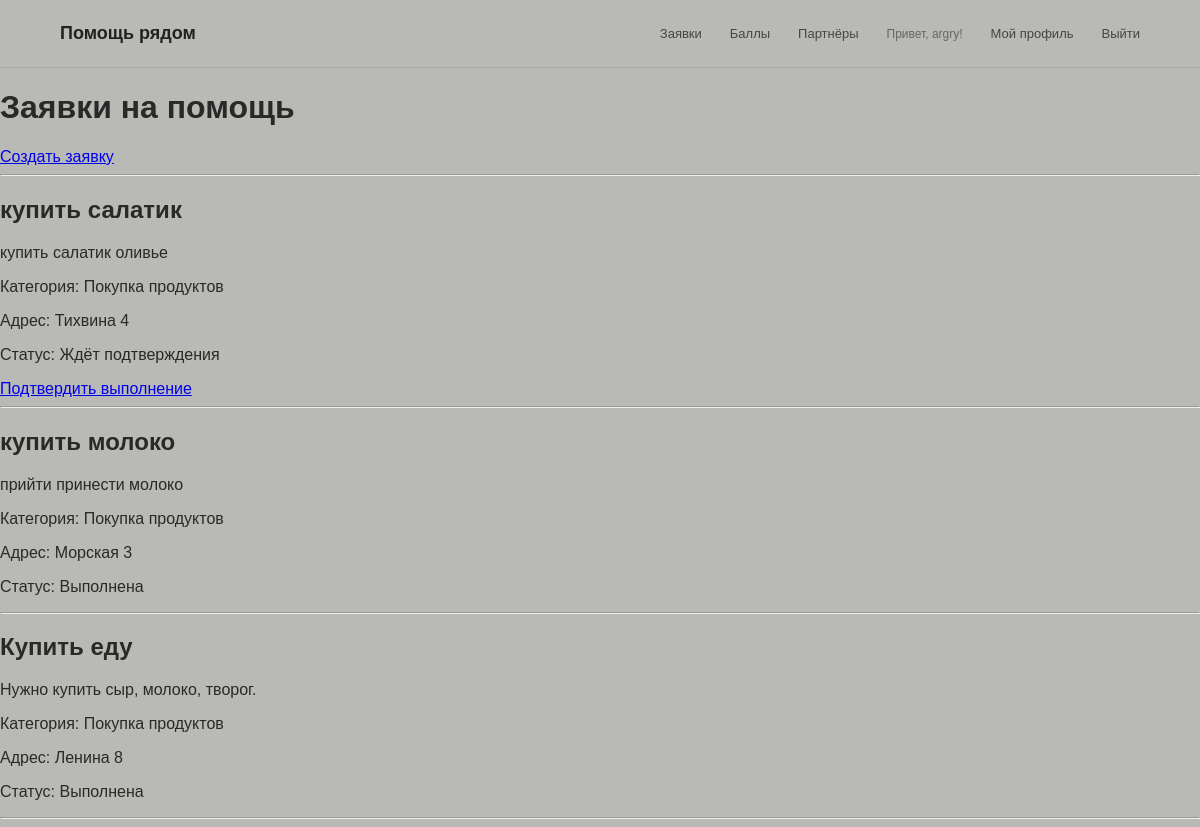
/requests/ (signed in), run on the app's committed database.
### users/models.py (models this page shows)
class User(AbstractUser):
    class Role(models.TextChoices):
        PENSIONER = "pensioner", "Пенсионер"
        VOLUNTEER = "volunteer", "Волонтёр"
        PARTNER = "partner", "Партнёр"
        ADMIN = "admin", "Администратор"
    role = models.CharField(
        max_length=20,
        choices=Role.choices,
        default=Role.PENSIONER,
    )

### requests/models.py (models this page shows, shortened)
class HelpRequest(models.Model):
    class Category(models.TextChoices):
        PRODUCTS = "products", "Покупка продуктов"
        MEDICINES = "medicines", "Покупка лекарств"
        HOME = "home", "Помощь по дому"
        ACCOMPANIMENT = "accompaniment", "Сопровождение"
        TECH = "tech", "Помощь с техникой"
        COMMUNICATION = "communication", "Общение"
        OTHER = "other", "Другое"
    class Status(models.TextChoices):
        OPEN = "open", "Открыта"
        IN_PROGRESS = "in_progress", "В работе"
        COMPLETED = "completed", "Выполнена"
        CANCELLED = "cancelled", "Отменена"
    pensioner = models.ForeignKey(
        settings.AUTH_USER_MODEL,
        on_delete=models.CASCADE,
        related_name="help_requests",
    )
    title = models.CharField(max_length=200)
    description = models.TextField()
    category = models.CharField(
        max_length=30,
        choices=Category.choices,
    )
    address = models.CharField(max_length=255)
    status = models.CharField(
        max_length=20,
        choices=Status.choices,
        default=Status.OPEN,
    )
    created_at = models.DateTimeField(auto_now_add=True)
    completed_at = models.DateTimeField(
        null=True,
        blank=True,
    )

### requests/views.py (the view, shortened to what this page needs)
# urls.py: path("", request_list, name="request_list"),
def request_list(request):
    waiting_confirmation_ids = set()
    waiting_confirmation_requests = HelpRequest.objects.none()
    if not request.user.is_authenticated:
        requests = HelpRequest.objects.none()
        user_applications = set()
        in_progress_requests = HelpRequest.objects.none()
        completed_requests = HelpRequest.objects.none()
    elif request.user.role == "pensioner":
        requests = HelpRequest.objects.filter(
            pensioner=request.user
        ).order_by("-created_at")
        waiting_confirmation_ids = set(
            Application.objects.filter(
                request__pensioner=request.user,
                status=Application.Status.WAITING_CONFIRMATION,
            ).values_list("request_id", flat=True)
        )
        user_applications = set()
        in_progress_requests = HelpRequest.objects.none()
        completed_requests = HelpRequest.objects.none()
    elif request.user.role == "admin":
        requests = HelpRequest.objects.all().order_by("-created_at")
        user_applications = set()
        in_progress_requests = HelpRequest.objects.none()
        waiting_confirmation_requests = HelpRequest.objects.none()
        completed_requests = HelpRequest.objects.none()
    else:
        requests = HelpRequest.objects.none()
        user_applications = set()
        in_progress_requests = HelpRequest.objects.none()
        completed_requests = HelpRequest.objects.none()
    return render(
        request,
        "requests/request_list.html",
        {
            "requests": requests,
            "user_applications": user_applications,
            "in_progress_requests": in_progress_requests,
            "completed_requests": completed_requests,
            "waiting_confirmation_ids": waiting_confirmation_ids,
            "waiting_confirmation_requests": waiting_confirmation_requests,
        },
    )

### requests/templates/requests/request_list.html (shortened to what this page needs)
{% extends "base.html" %}
{% block content %}
<h1>Заявки на помощь</h1>
{% if user.is_authenticated and user.role == "pensioner" %}
    <a href="{% url 'request_create' %}">
        Создать заявку
    </a>
    <hr>
    {% for request in requests %}
        <div>
            <h2>{{ request.title }}</h2>
            <p>{{ request.description }}</p>
            <p>Категория: {{ request.get_category_display }}</p>
            <p>Адрес: {{ request.address }}</p>
            {% if request.id in waiting_confirmation_ids %}
                <p>Статус: Ждёт подтверждения</p>
                <a href="{% url 'request_confirm' request.id %}">
                    Подтвердить выполнение
                </a>
            {% else %}
                <p>Статус: {{ request.get_status_display }}</p>
            {% endif %}
        </div>
        <hr>
    {% empty %}
        <p>У вас пока нет заявок.</p>
    {% endfor %}
{% endif %}
{% endblock %}

### templates/base.html (shortened to what this page needs)
{% load static %}
<!DOCTYPE html>
<html lang="ru">
<head>
    <link rel="stylesheet" href="{% static 'css/style.css' %}">
</head>
<body>
<header>
    <nav>
        <a href="/">Помощь рядом</a>
        <a href="/requests/">Заявки</a>
        <a href="/rewards/">Баллы</a>
        <a href="/partners/">Партнёры</a>
        {% if user.is_authenticated %}
            <span>Привет, {{ user.first_name|default:user.username }}!</span>
            <a href="{% url 'profile' %}">Мой профиль</a>
            <a href="{% url 'logout' %}">Выйти</a>
        {% else %}
            <a href="{% url 'login' %}">Войти</a>
            <a href="{% url 'register' %}">Регистрация</a>
        {% endif %}
    </nav>
</header>
<main>
    {% block content %}
    {% endblock %}
</main>
</body>
</html>

### static/css/style.css (style rules this page uses)
* { box-sizing: border-box; }
html, body { margin: 0; padding: 0; }
body { font-family: Arial, Helvetica, sans-serif; background: #b9b9b5; color: #292929; }
header { position: relative; z-index: 100; height: 68px; display: flex; align-items: center; padding: 0 5%; background: #b9b9b5; border-bottom: 1px solid rgba(40, 40, 40, 0.12); }
nav { width: 100%; display: flex; align-items: center; gap: 28px; }
nav a { color: #454545; text-decoration: none; font-size: 13px; transition: 0.2s; }
nav a:first-child { margin-right: auto; color: #222; font-size: 18px; font-weight: 700; }
nav span { color: #666; font-size: 12px; }

### data on the page
User: first_name "argry"
HelpRequest: title "купить салатик", description "купить салатик оливье", category "Покупка продуктов", address "Тихвина 4", shows "Статус: Ждёт подтверждения"
HelpRequest: title "купить молоко", description "прийти принести молоко", category "Покупка продуктов", address "Морская 3", status "Выполнена"
HelpRequest: title "Купить еду", description "Нужно купить сыр, молоко, творог.", category "Покупка продуктов", address "Ленина 8", status "Выполнена"
